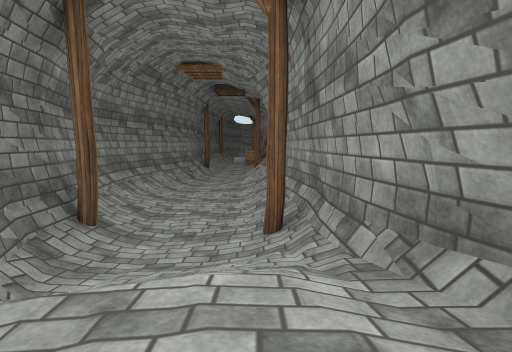
[1] (above)

16 first-person views from a walk through a scene from a Unity 3-D project. The camera is 1.2 m above the floor, tilts 6° down and sees 80° across. Doors are open. The floor is counted in squares, 1.8 m on a side. Each view is taken from the middle of a square. On the plan, view 1 faces up. The plan holds only what a view shows up to about 10 squares ahead; the rest is blank. The place goes on beyond the plan. The player is left out. Some surface patterns are stand-ins.

[2]
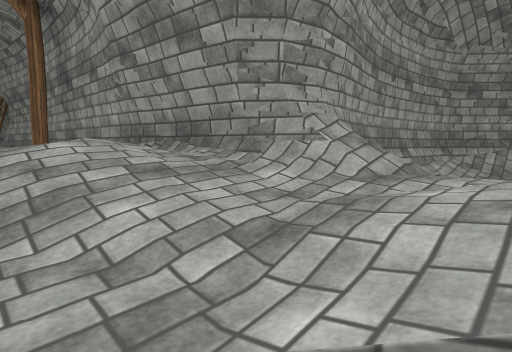

[3]
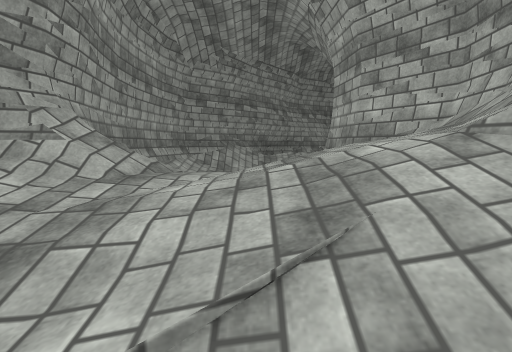

[4]
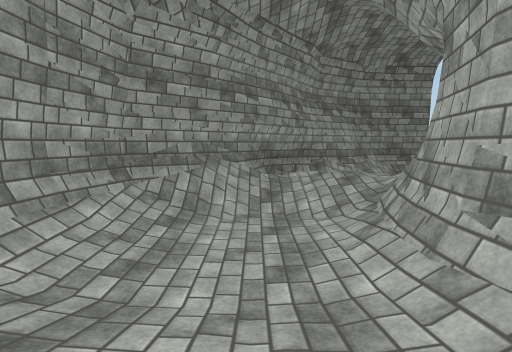

[5]
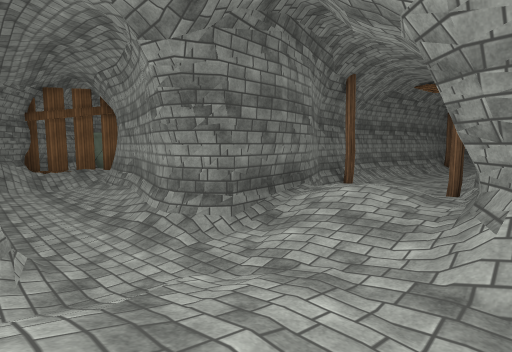

[6]
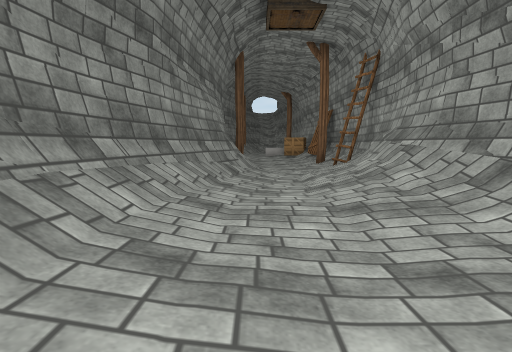

[7]
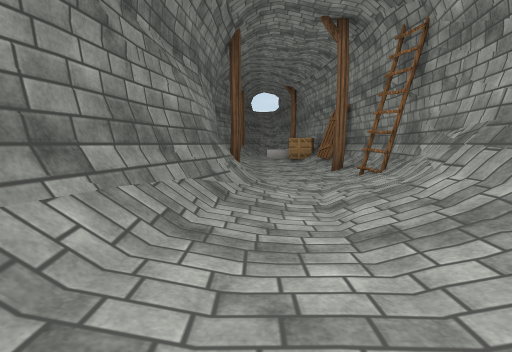

[8]
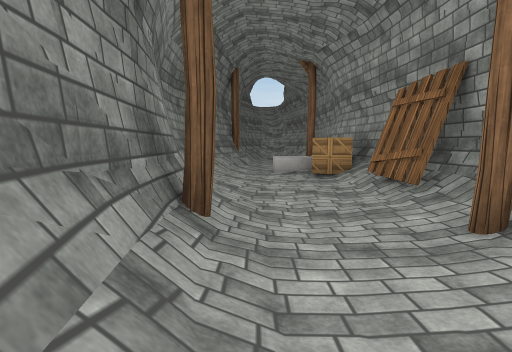

[9]
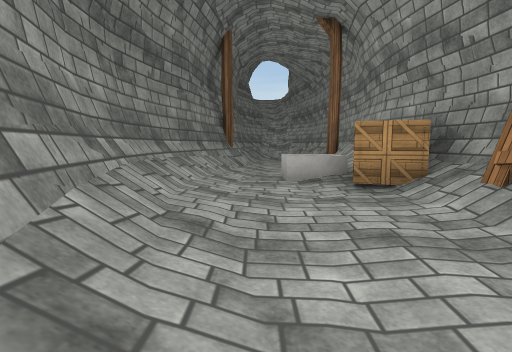

[10]
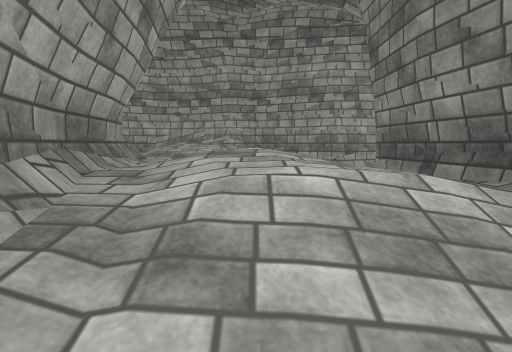

[11]
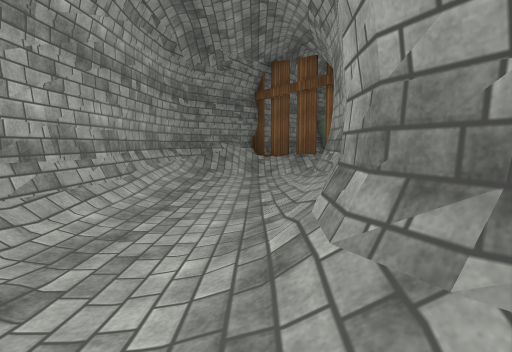

[12]
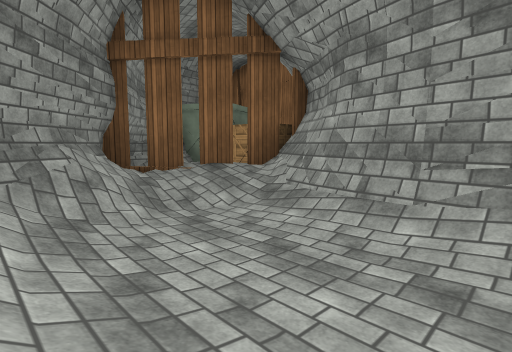

[13]
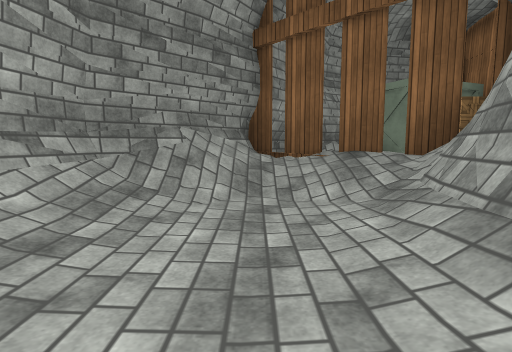

[14]
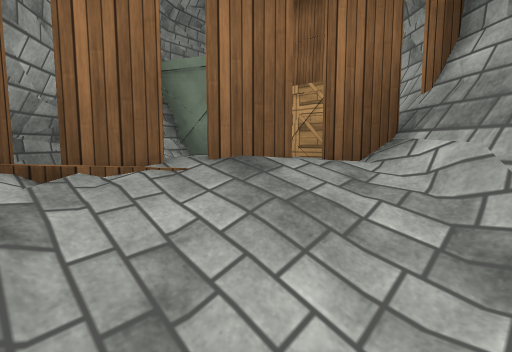

[15]
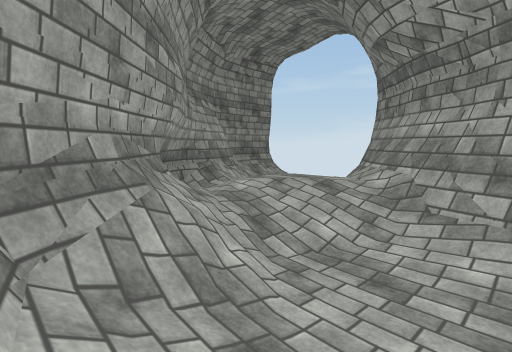

[16]
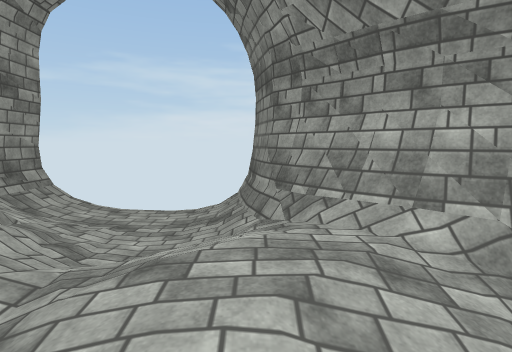

### Floor plan
Key: @ floor where view 1 was taken; # wall or solid block; x gap in a wall; . main floor; : floor 0.25 m higher than the main floor; - floor 0.25 m lower than the main floor; + floor 0.5 m higher than the main floor; * floor 0.75 m higher than the main floor; % floor 1 m higher than the main floor; & floor 1.25 m higher than the main floor; $ floor 1.5 m higher than the main floor; / step, stairs or slope; v drop or lower ground; L ladder; C crate; O other object.
Columns run from 14 left of view 1 to 13 right of it. Each row starts with its distance up from view 1.
 24            #/. #
 23            #./##
 22           ##.O/#
 21           #/.O/#
 20           #/.CC#
 19           #/../#
 18           ##..O#
 17            #.-.#
 16            #.-.#
 15            #..##
 14            #/.L#
 13            #/./#
 12            #/./#
 11            #.//#
 10           ##.:/#
  9           #/../#
  8           #/../#
  7           #/../#
  6           ##../#
  5            #.-.#
  4   #        #.-/#
  3 vOC        #///#
  2  OC##      ##//#
  1 OOCC##      #&&##
  0 ##+x/#####  #/@&######
 -1  ###/.///####+*/##///###
 -2  ##//---..///:/*/*:..//##
 -3   ##//..---..:/%%*:---//##
 -4    ###/////##//$$////./*/##
 -5      ###########/#####/%//#
 -6                ###   ##///##
 -7                       ##-./#
 -8                        #.-.#
 -9                        #   #

Where each view was taken, in squares from view 1:
view 1: 0 up, 0 right, facing up
view 2: 3 down, 1 left, facing up-right
view 3: 3 down, 1 left, facing right
view 4: 3 down, 3 right, facing right
view 5: 4 down, 2 right, facing up-left
view 6: 6 up, 2 left, facing up
view 7: 8 up, 2 left, facing up
view 8: 13 up, 2 left, facing up
view 9: 16 up, 2 left, facing up
view 10: 3 up, 0 right, facing down
view 11: 2 down, 1 left, facing left
view 12: 4 down, 6 left, facing up-left
view 13: 2 down, 6 left, facing left
view 14: 2 down, 9 left, facing up-left
view 15: 1 down, 6 right, facing down-right
view 16: 3 down, 9 right, facing down
